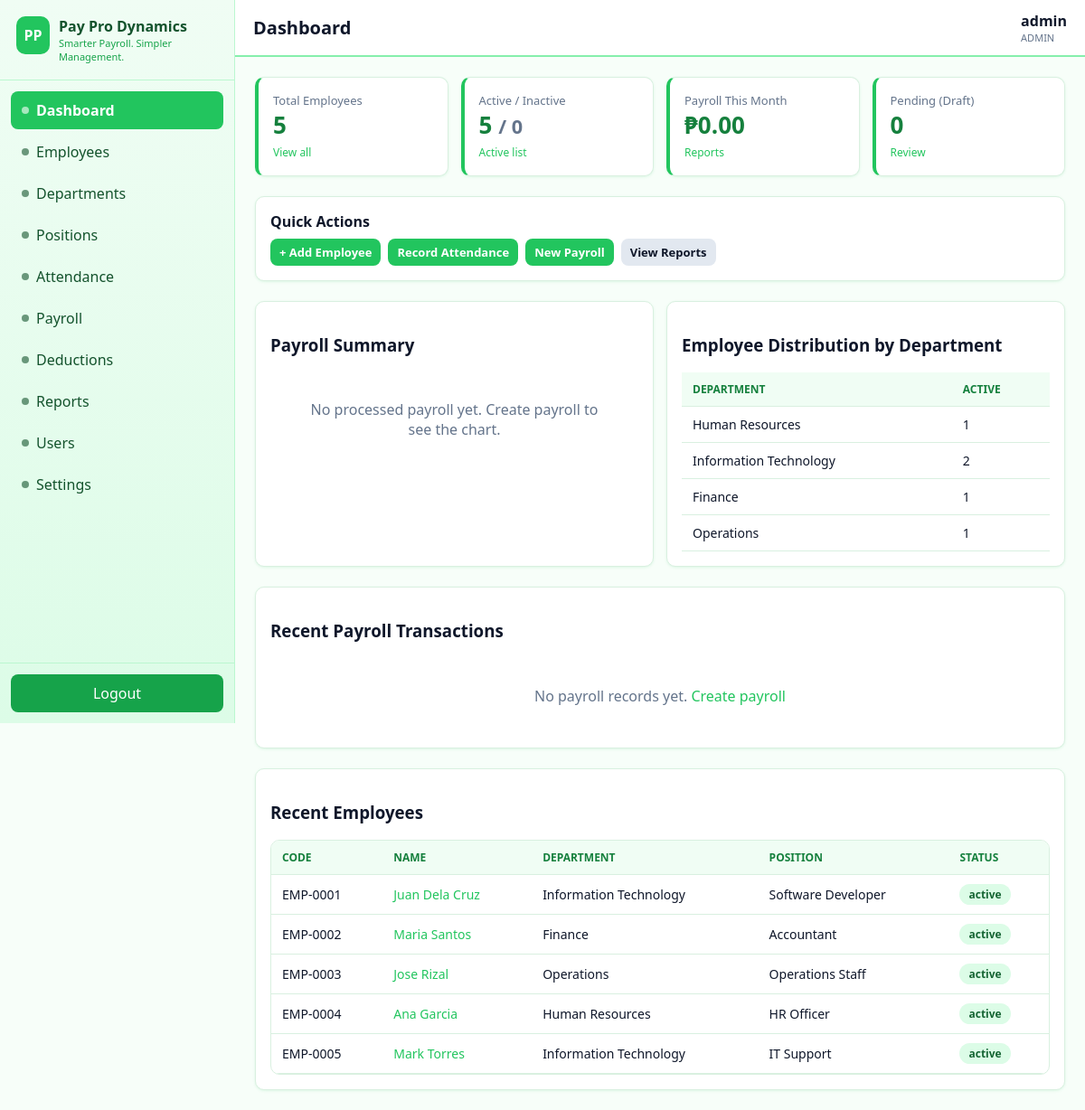
/dashboard.php (signed in), run on the app's committed database.
### tables this page shows
CREATE TABLE employees (
  id INT AUTO_INCREMENT PRIMARY KEY,
  employee_code VARCHAR(20) NOT NULL UNIQUE,
  first_name VARCHAR(60) NOT NULL,
  middle_name VARCHAR(60) NULL,
  last_name VARCHAR(60) NOT NULL,
  email VARCHAR(100) NOT NULL UNIQUE,
  phone VARCHAR(20) NULL,
  address TEXT NULL,
  date_of_birth DATE NULL,
  date_hired DATE NOT NULL,
  department_id INT NOT NULL,
  position_id INT NOT NULL,
  employment_status ENUM('Regular','Probationary','Contractual','Resigned') NOT NULL DEFAULT 'Regular',
  status ENUM('active','inactive') NOT NULL DEFAULT 'active',
  salary_type ENUM('monthly','daily','hourly') NOT NULL DEFAULT 'monthly',
  basic_salary DECIMAL(12,2) NOT NULL DEFAULT 0,
  hourly_rate DECIMAL(10,2) NOT NULL DEFAULT 0,
  created_at TIMESTAMP DEFAULT CURRENT_TIMESTAMP,
  updated_at TIMESTAMP DEFAULT CURRENT_TIMESTAMP ON UPDATE CURRENT_TIMESTAMP,
  CONSTRAINT fk_emp_dept FOREIGN KEY (department_id)
    REFERENCES departments(id) ON UPDATE CASCADE ON DELETE RESTRICT,
  CONSTRAINT fk_emp_pos FOREIGN KEY (position_id)
    REFERENCES positions(id) ON UPDATE CASCADE ON DELETE RESTRICT,
  CHECK (basic_salary >= 0),
  CHECK (hourly_rate >= 0)
);

CREATE TABLE departments (
  id INT AUTO_INCREMENT PRIMARY KEY,
  name VARCHAR(100) NOT NULL UNIQUE,
  description TEXT NULL,
  status ENUM('active','inactive') NOT NULL DEFAULT 'active',
  created_at TIMESTAMP DEFAULT CURRENT_TIMESTAMP,
  updated_at TIMESTAMP DEFAULT CURRENT_TIMESTAMP ON UPDATE CURRENT_TIMESTAMP
);

CREATE TABLE positions (
  id INT AUTO_INCREMENT PRIMARY KEY,
  department_id INT NOT NULL,
  title VARCHAR(100) NOT NULL,
  description TEXT NULL,
  status ENUM('active','inactive') NOT NULL DEFAULT 'active',
  created_at TIMESTAMP DEFAULT CURRENT_TIMESTAMP,
  updated_at TIMESTAMP DEFAULT CURRENT_TIMESTAMP ON UPDATE CURRENT_TIMESTAMP,
  UNIQUE KEY uq_pos_dept_title (department_id, title),
  CONSTRAINT fk_pos_dept FOREIGN KEY (department_id)
    REFERENCES departments(id) ON UPDATE CASCADE ON DELETE RESTRICT
);

### includes/functions.php (called while the page is built, shortened)
<?php
function e($str) { return htmlspecialchars((string)($str ?? ''), ENT_QUOTES, 'UTF-8'); }
function peso($n) { return '₱' . number_format((float)$n, 2); }

### dashboard.php (the view, shortened to what this page needs)
<?php
$pageTitle = 'Dashboard'; $currentPage = 'dashboard'; $basePath = '.';
$pdo = db();
$total    = (int)$pdo->query("SELECT COUNT(*) c FROM employees")->fetch()['c'];
$active   = (int)$pdo->query("SELECT COUNT(*) c FROM employees WHERE status='active'")->fetch()['c'];
$inactive = $total - $active;
$curTotal = (float)($pdo->query("SELECT COALESCE(SUM(net_pay),0) s FROM payroll WHERE status IN ('Processed','Paid') AND period_start >= DATE_FORMAT(CURDATE(),'%Y-%m-01')")->fetch()['s'] ?? 0);
$pending  = (int)$pdo->query("SELECT COUNT(*) c FROM payroll WHERE status='Draft'")->fetch()['c'];
$recentPay = $pdo->query("SELECT p.*, CONCAT(e.first_name,' ',e.last_name) emp, e.employee_code
  FROM payroll p JOIN employees e ON e.id=p.employee_id ORDER BY p.created_at DESC LIMIT 8")->fetchAll();
$recentEmp = $pdo->query("SELECT e.*, d.name dept, pos.title postitle FROM employees e
  LEFT JOIN departments d ON d.id=e.department_id LEFT JOIN positions pos ON pos.id=e.position_id
  ORDER BY e.created_at DESC LIMIT 5")->fetchAll();
$chart = $pdo->query("SELECT DATE_FORMAT(period_start,'%b %Y') m, SUM(net_pay) s FROM payroll
  WHERE status IN ('Processed','Paid') AND period_start >= DATE_SUB(CURDATE(), INTERVAL 6 MONTH)
  GROUP BY DATE_FORMAT(period_start,'%Y-%m') ORDER BY MIN(period_start)")->fetchAll();
$depts = $pdo->query("SELECT d.name, COUNT(e.id) c FROM departments d LEFT JOIN employees e ON e.department_id=d.id AND e.status='active' GROUP BY d.id, d.name")->fetchAll();
require_once __DIR__ . '/includes/header.php';
require_once __DIR__ . '/includes/sidebar.php';
require_once __DIR__ . '/includes/navbar.php';
?>
<div class="grid grid-4">
  <div class="card stat"><div class="lbl">Total Employees</div><div class="num"><?= $total ?></div><a href="employees/index.php">View all</a></div>
  <div class="card stat"><div class="lbl">Active / Inactive</div><div class="num"><?= $active ?> <small style="color:#64748B">/ <?= $inactive ?></small></div><a href="employees/index.php?status=active">Active list</a></div>
  <div class="card stat"><div class="lbl">Payroll This Month</div><div class="num"><?= peso($curTotal) ?></div><a href="reports/index.php">Reports</a></div>
  <div class="card stat"><div class="lbl">Pending (Draft)</div><div class="num"><?= $pending ?></div><a href="payroll/index.php?status=Draft">Review</a></div>
</div>
<br>
<div class="card no-print">
  <b>Quick Actions</b>
  <div style="display:flex;gap:8px;flex-wrap:wrap;margin-top:8px">
    <a class="btn small" href="employees/add.php">+ Add Employee</a>
    <a class="btn small" href="attendance/index.php">Record Attendance</a>
    <a class="btn small" href="payroll/create.php">New Payroll</a>
    <a class="btn small secondary" href="reports/index.php?tab=payroll&from=<?= date('Y-m-01') ?>&to=<?= date('Y-m-t') ?>&generate=1">View Reports</a>
  </div>
</div>
<br>
<div class="grid grid-2">
  <div class="card">
    <h3>Payroll Summary</h3>
    <?php if (!$chart): ?><div class="empty">No processed payroll yet. Create payroll to see the chart.</div>
    <?php else: ?><canvas id="payChart" height="140"></canvas><?php endif; ?>
  </div>
  <div class="card">
    <h3>Employee Distribution by Department</h3>
    <?php if (!$depts): ?><div class="empty">No departments yet.</div><?php else: ?>
    <table style="min-width:0"><tr><th>Department</th><th>Active</th></tr>
    <?php foreach ($depts as $d): ?><tr><td><?= e($d['name']) ?></td><td><?= (int)$d['c'] ?></td></tr><?php endforeach; ?></table>
    <?php endif; ?>
  </div>
</div>
<br>
<div class="card">
  <h3>Recent Payroll Transactions</h3>
  <?php if (!$recentPay): ?><div class="empty">No payroll records yet. <a href="payroll/create.php">Create payroll</a></div><?php endif; ?>
</div>
<br>
<div class="card">
  <h3>Recent Employees</h3>
  <?php if (!$recentEmp): ?><div class="empty">No employees yet.</div><?php else: ?>
  <div class="table-responsive"><table>
    <tr><th>Code</th><th>Name</th><th>Department</th><th>Position</th><th>Status</th></tr>
    <?php foreach ($recentEmp as $x): ?><tr>
      <td><?= e($x['employee_code']) ?></td><td><a href="employees/view.php?id=<?= $x['id'] ?>"><?= e($x['first_name'].' '.$x['last_name']) ?></a></td>
      <td><?= e($x['dept'] ?? '-') ?></td><td><?= e($x['postitle'] ?? '-') ?></td>
      <td><span class="badge <?= $x['status']==='active'?'b-green':'b-grey' ?>"><?= e($x['status']) ?></span></td></tr>
    <?php endforeach; ?></table></div>
  <?php endif; ?>
</div>
<?php
require_once __DIR__ . '/includes/footer.php';

### includes/header.php (shortened to what this page needs)
<!DOCTYPE html>
<html lang="en">
<head>
<link rel="stylesheet" href="<?= isset($basePath) ? e($basePath) : '.' ?>/assets/css/style.css">
</head>
<body>
<div class="app">

### includes/sidebar.php (shortened to what this page needs)
<?php
$bp = isset($basePath) ? $basePath : '.';
$nav = [
  'dashboard'   => ['Dashboard', "$bp/dashboard.php"],
  'employees'   => ['Employees', "$bp/employees/index.php"],
  'departments' => ['Departments', "$bp/departments/index.php"],
  'positions'   => ['Positions', "$bp/positions/index.php"],
  'attendance'  => ['Attendance', "$bp/attendance/index.php"],
  'payroll'     => ['Payroll', "$bp/payroll/index.php"],
  'deductions'  => ['Deductions', "$bp/deductions/index.php"],
  'reports'     => ['Reports', "$bp/reports/index.php"],
  'users'       => ['Users', "$bp/users/index.php"],
  'settings'    => ['Settings', "$bp/settings/index.php"],
];
?>
<aside class="sidebar" id="sidebar">
  <div class="brand">
    <div class="brand-mark">PP</div>
    <div><div class="brand-name">Pay Pro Dynamics</div><div class="brand-tag">Smarter Payroll. Simpler Management.</div></div>
  </div>
  <nav class="side-nav">
    <?php foreach ($nav as $key => [$label, $url]): ?>
      <a href="<?= e($url) ?>" class="<?= ($currentPage ?? '') === $key ? 'active' : '' ?>">
        <span class="dot"></span><?= e($label) ?>
      </a>
    <?php endforeach; ?>
  </nav>
  <div class="side-foot"><a class="logout" href="<?= e($bp) ?>/logout.php">Logout</a></div>
</aside>
<div class="main">

### includes/navbar.php (shortened to what this page needs)
<?php
$uname = $_SESSION['username'] ?? 'User';
$role = $_SESSION['role'] ?? '';
?>
<header class="topbar">
  <h1 class="page-title"><?= e($pageTitle ?? 'Dashboard') ?></h1>
  <div class="top-right">
    <span class="profile"><?= e($uname) ?> <small><?= e($role) ?></small></span>
  </div>
</header>
<main class="content">

### includes/footer.php (shortened to what this page needs)
</main>
</div>
</div>
</body>
</html>

### assets/css/style.css (style rules this page uses)
:root { --primary:#22C55E; --secondary:#16A34A; --bg:#F7FEF9; --card:#FFFFFF; --text:#0F172A; --muted:#64748B; --success:#16A34A; --warning:#F59E0B; --danger:#DC2626; --border:#D9F0E0; --radius:10px; --shadow:0 1px 3px rgba(34,197,94,.12); }
* { box-sizing:border-box }
body { margin:0;font-family:Segoe UI,Arial,Helvetica,sans-serif;background:var(--bg);color:var(--text) }
a { color:var(--primary);text-decoration:none }
.app { display:flex;min-height:100vh }
.sidebar { width:260px;background:linear-gradient(180deg,#F0FDF4,#DCFCE7);color:#14532D;display:flex;flex-direction:column;position:sticky;top:0;height:100vh;border-right:1px solid #BBF7D0 }
.brand { display:flex;gap:10px;padding:18px;border-bottom:1px solid #BBF7D0 }
.brand-mark { width:42px;height:42px;border-radius:10px;background:#22C55E;display:flex;align-items:center;justify-content:center;font-weight:800;color:#fff }
.brand-name { font-weight:700;color:#14532D }
.brand-tag { font-size:11px;color:#16A34A }
.side-nav { padding:12px;display:flex;flex-direction:column;gap:4px;flex:1;overflow:auto }
.side-nav a { padding:10px 12px;border-radius:8px;color:#14532D;display:flex;gap:8px;align-items:center }
.side-nav a.active { background:#22C55E;color:#fff;font-weight:700 }
.side-nav .dot { width:8px;height:8px;border-radius:50%;background:currentColor;opacity:.6 }
.side-foot { padding:12px;border-top:1px solid #BBF7D0 }
.logout { display:block;text-align:center;background:#16A34A;color:#fff;padding:10px;border-radius:8px }
.main { flex:1;min-width:0;display:flex;flex-direction:column }
.topbar { display:flex;align-items:center;gap:14px;background:var(--card);border-bottom:2px solid #86EFAC;padding:12px 20px;position:sticky;top:0;z-index:5 }
.page-title { font-size:20px;margin:0;flex:0 0 auto }
.top-right { margin-left:auto;display:flex;align-items:center;gap:14px }
.profile { font-weight:600 }
.profile small { display:block;color:var(--muted);font-weight:400;font-size:11px }
.content { padding:22px;max-width:1200px;width:100%;margin:0 auto }
.grid { display:grid;gap:14px }
.grid-4 { grid-template-columns:repeat(4,1fr) }
.grid-2 { grid-template-columns:repeat(2,1fr) }
.card { background:var(--card);border:1px solid var(--border);border-radius:var(--radius);box-shadow:var(--shadow);padding:16px }
.stat { border-left:4px solid var(--primary) }
.stat .num { font-size:26px;font-weight:800;color:#15803D }
.stat .lbl { color:var(--muted);font-size:13px }
.stat a { font-size:12px }
.table-responsive { overflow:auto;background:var(--card);border:1px solid var(--border);border-radius:var(--radius) }
table { width:100%;border-collapse:collapse;min-width:760px }
th,td { padding:10px 12px;border-bottom:1px solid var(--border);text-align:left;font-size:14px }
th { background:#F0FDF4;font-size:12px;text-transform:uppercase;color:#15803D }
.btn { display:inline-block;border:0;border-radius:8px;padding:10px 14px;cursor:pointer;font-weight:600;background:var(--primary);color:#fff }
.btn.secondary { background:#E2E8F0;color:var(--text) }
.btn.small { padding:6px 10px;font-size:13px }
.badge { display:inline-block;padding:3px 10px;border-radius:20px;font-size:12px;font-weight:700 }
.b-green { background:#DCFCE7;color:#166534 }
.empty { padding:30px;text-align:center;color:var(--muted) }

### data on the page
employees: employee_code "EMP-0001", first_name+last_name "Juan Dela Cruz", department.name "Information Technology", position.title "Software Developer", status "active"
employees: employee_code "EMP-0002", first_name+last_name "Maria Santos", department.name "Finance", position.title "Accountant", status "active"
employees: employee_code "EMP-0003", first_name+last_name "Jose Rizal", department.name "Operations", position.title "Operations Staff", status "active"
employees: employee_code "EMP-0004", first_name+last_name "Ana Garcia", department.name "Human Resources", position.title "HR Officer", status "active"
employees: employee_code "EMP-0005", first_name+last_name "Mark Torres", department.name "Information Technology", position.title "IT Support", status "active"

### other printed values
$label "Dashboard"
$label "Employees"
$label "Departments"
$label "Positions"
$label "Attendance"
$label "Payroll"
$label "Deductions"
$label "Reports"
$label "Users"
$label "Settings"
$pageTitle "Dashboard"
$uname "admin"
$role "ADMIN"
$total "5"
$active "5"
